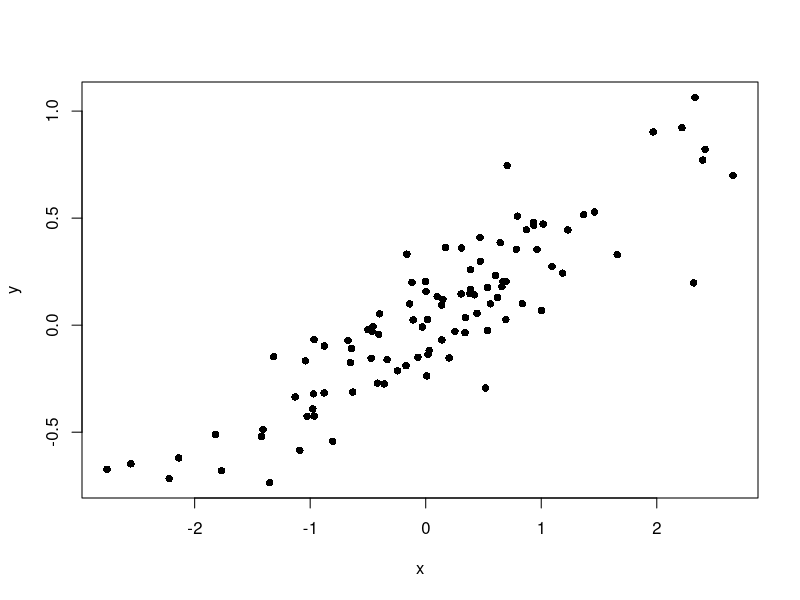

Reproduce this figure in R.
## ---- chunk 1
myVariable <- 2 + 2
## ---- chunk 2
myVariable * myVariable
## ---- chunk 3
vector1 <- c(1,2,3,4,5,6,7,8,9,10)
vector2 <- c(11,12,13,14,15,16,17,18,19,20)
## ---- chunk 4
vector1 + vector2
## ---- chunk 5
dwarves <- c("Dopey", "Gimli", "Larry")
dwarves[-3] #real dwarves
## ---- chunk 6
1 + 1 == 10 - 8
## ---- chunk 7
vector2
## ---- chunk 8
vector2 > 17
## ---- chunk 9
vector2[vector2 > 17] 
## ---- chunk 10
vector2[vector2 > 17 & vector2 < 20]
vector2[vector2 > 17 | vector2 == 13]
## ---- chunk 11
primates <- c("gorilla", "gibbon", "langur", "gibbon", "gorilla")
primates

primates[3] <- "bushbaby"
primates

primates[primates == "gorilla"] <- "chimpanzee"
primates

## ---- chunk 12
pets <- factor(c("cat", "cat", "dog", "pony", "dog", "dog"))
pets
## ---- chunk 13
pets <- ordered(pets, levels=c("pony", "dog", "cat"))
pets
## ---- chunk 14
head(iris)
## ---- chunk 15

iris$Sepal.Length

## ---- chunk 16
iris[1,3]

## ---- chunk 17
iris[1, ]
## ---- chunk 18
iris$Petal.Area
## ---- chunk 19
iris$Petal.Area <- iris$Petal.Length * iris$Petal.Width
iris$Petal.Area
## ---- chunk 20
part1 <- "The quick brown fox"
part2 <- "jumped over the lazy dog."
paste(part1, part2)

## ---- chunk 21
x <- rnorm(100)
y <- (x * 0.3) + rnorm(100, sd=0.2)
plot(x,y,pch=16)
